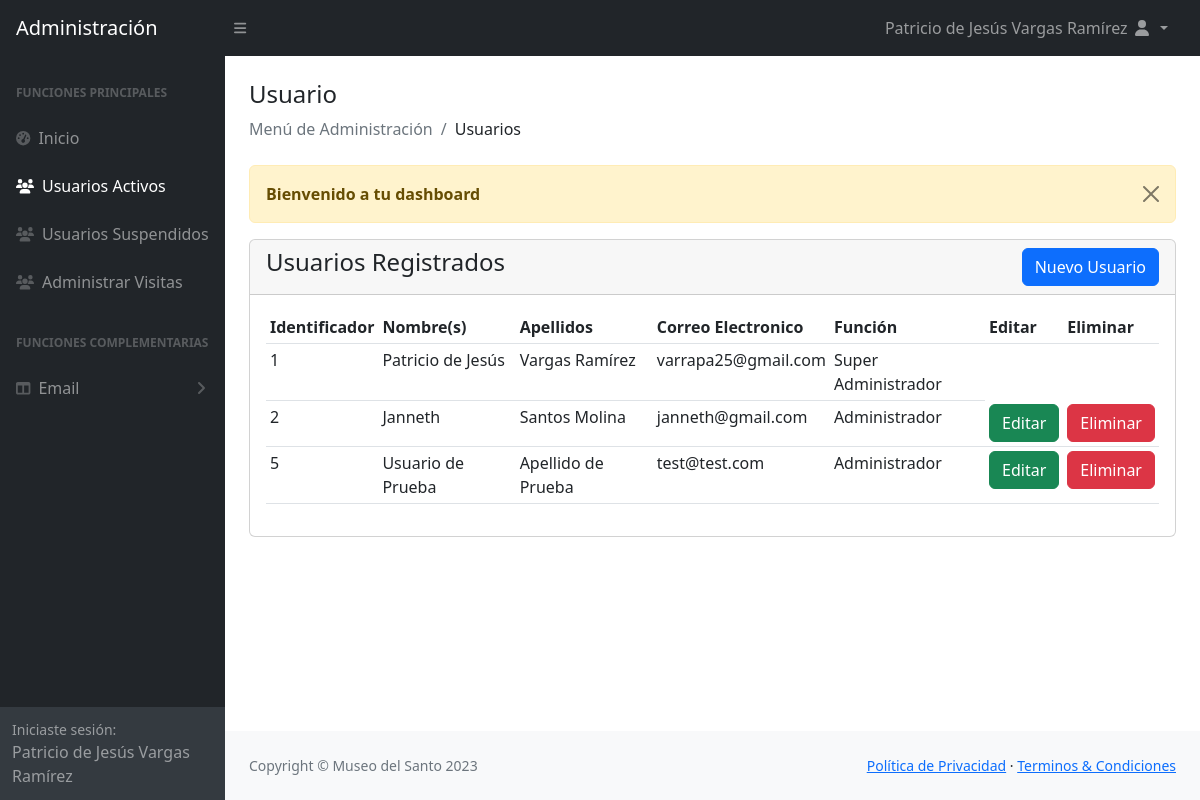
Screenshot of /admin/view-register.php (signed in) with the database file from the repository.
### tables this page shows
CREATE TABLE `users` (
  `id` int(11) NOT NULL,
  `fname` varchar(191) NOT NULL,
  `lname` varchar(191) DEFAULT NULL,
  `email` varchar(191) NOT NULL,
  `password` varchar(191) NOT NULL,
  `role` tinyint(4) NOT NULL DEFAULT 0,
  `status` tinyint(1) NOT NULL DEFAULT 0 COMMENT '0=usable,1=suspend,2=deleted',
  `created` timestamp NOT NULL DEFAULT current_timestamp()
);

### admin/view-register.php (the view, shortened to what this page needs)
<?php
    include('authentication.php');
    include('includes/header.php');
    $user_id_to_exclude = $_SESSION['auth_user']['user_id'];
?>
<div class="container-fluid px-4">
    <h4 class="mt-4">Usuario</h4>
    <ol class="breadcrumb mb-4">
        <li class="breadcrumb-item active">Menú de Administración</li>
        <li class="breadcrumb-item">Usuarios</li>
    </ol>
    <div class="row">
        <div class="col-md-12">
            <?php include('message.php'); ?>
            <div class="card">
                <div class="card-header">
                    <h4> Usuarios Registrados
                        <a href="register-add.php" class="btn btn-primary float-end">Nuevo Usuario</a>
                    </h4>
                </div>
                <div class="card-body">
                    <div class="table-responsive">
                        <table class="table table-sm">
                            <thead>
                                <th>Identificador</th>
                                <th>Nombre(s)</th>
                                <th>Apellidos</th>
                                <th>Correo Electronico</th>
                                <th>Función</th>
                                <th>Editar</th>
                                <th>Eliminar</th>
                            </thead>
                            <tbody>
                                <?php
                                    $query = "SELECT * FROM users WHERE status != '1'";
                                    $query_run = mysqli_query($conn, $query);
                                    if (mysqli_num_rows($query_run) > 0) {
                                        foreach($query_run as $row){
                                            ?>
                                                <tr>
                                                    <td><?= $row['id']; ?></td>
                                                    <td><?= $row['fname']; ?></td>
                                                    <td><?= $row['lname']; ?></td>
                                                    <td><?= $row['email']; ?></td>
                                                    <td>
                                                        <?php
                                                            if($row['role'] == "1"){
                                                                echo 'Administrador';
                                                            } elseif($row['role'] == "0"){
                                                                echo 'Usuario';
                                                            } else{
                                                                echo 'Super Administrador';
                                                            }
                                                        ?>
                                                    </td>
                                                    <?php if($row['id'] != $user_id_to_exclude): ?>
                                                    <td><a href="register-edit.php?id=<?= $row['id']; ?>" class="btn btn-success">Editar</a></td>
                                                    <td>
                                                        <form action="codesuperadmin.php" method="POST">
                                                            <button type="submit" name="user_delete" value="<?=$row['id'];?>" onclick='return confirmacion()' class="btn btn-danger">Eliminar</button>
                                                        </form>
                                                    </td>
                                                    <?php endif; ?>
                                                </tr>
                                            <?php
                                        }
                                    } else {
                                        ?>
                                            <tr>
                                                <td colspan="6">Información no encontrada</td>
                                            </tr>
                                        <?php
                                    }
                                ?>
                            </tbody>
                        </table>
                    </div>
                </div>
            </div>
        </div>
    </div>
</div>
<?php
    include('includes/footer.php');
    include('includes/scripts.php');
?>

### admin/includes/header.php (shortened to what this page needs)
<!DOCTYPE html>
<html lang="en">
    <head>
        <link href="https://cdn.jsdelivr.net/npm/simple-datatables@7.1.2/dist/style.min.css" rel="stylesheet" />
        <link href="css/styles.css" rel="stylesheet" />
        <link href="https://cdn.jsdelivr.net/npm/summernote@0.8.18/dist/summernote.min.css" rel="stylesheet">
        <link href="https://cdn.jsdelivr.net/npm/summernote@0.8.18/dist/summernote-lite.min.css" rel="stylesheet">
    </head>
    <body class="sb-nav-fixed">
    <?php
    include('includes/navbar-top.php');
    ?>
    <div id="layoutSidenav">
    <?php
        include('includes/sidebar.php');
    ?>
    <div id="layoutSidenav_content">
    <main>

### admin/includes/navbar-top.php (shortened to what this page needs)
<nav class="sb-topnav navbar navbar-expand navbar-dark bg-dark">
            <a class="navbar-brand ps-3" href="index.php">Administración</a>
            <button class="btn btn-link btn-sm order-1 order-lg-0 me-4 me-lg-0" id="sidebarToggle" href="#!"><i class="fas fa-bars"></i></button>
            <ul class="navbar-nav ms-auto ms-md-0 me-3 me-lg-4">
                <li class="nav-item dropdown">
                    <a class="nav-link dropdown-toggle" id="navbarDropdown" href="#" role="button" data-bs-toggle="dropdown" aria-expanded="false">
                    <?= $_SESSION['auth_user']['user_name']; ?>
                    <i class="fas fa-user fa-fw"></i>
                    </a>
                </li>
            </ul>
        </nav>

### admin/includes/sidebar.php (shortened to what this page needs)
<div id="layoutSidenav_nav">
    <?php $page = substr($_SERVER['SCRIPT_NAME'], strrpos($_SERVER['SCRIPT_NAME'],"/")+1); ?>
    <nav class="sb-sidenav accordion sb-sidenav-dark" id="sidenavAccordion">
        <div class="sb-sidenav-menu">
            <div class="nav">
                <div class="sb-sidenav-menu-heading">Funciones Principales</div>
                <a class="nav-link <?= $page == 'index.php' ? 'active':''?>" href="index.php">
                    <div class="sb-nav-link-icon"><i class="fas fa-tachometer-alt"></i></div>
                    Inicio
                </a>
                <?php if($_SESSION['auth_role'] == '2'): ?>
                <a class="nav-link  <?= $page == 'view-register.php' ? 'active':''?> " href="view-register.php">
                    <div class="sb-nav-link-icon"><i class="fas fa-users"></i></div>
                    Usuarios Activos
                </a>
                <?php endif; ?>
                <?php if($_SESSION['auth_role'] == '2'): ?>
                <a class="nav-link  <?= $page == 'view-block.php' ? 'active':''?> " href="view-block.php">
                    <div class="sb-nav-link-icon"><i class="fas fa-users"></i></div>
                    Usuarios Suspendidos
                </a>
                <?php endif; ?>
                <?php if($_SESSION['auth_role'] == '2'): ?>
                <a class="nav-link  <?= $page == 'view-visitas.php' ? 'active':''?> " href="view-visitas.php">
                    <div class="sb-nav-link-icon"><i class="fas fa-users"></i></div>
                    Administrar Visitas
                </a>
                <?php endif; ?>
                <div class="sb-sidenav-menu-heading">Funciones Complementarias</div>
                <?php if($_SESSION['auth_role'] == '2'): ?>
                <a class="nav-link collapsed  <?= $page == 'view-email.php' ? 'active':''?> " href="#" data-bs-toggle="collapse" data-bs-target="#collapseEmail" aria-expanded="false" aria-controls="collapseLayouts">
                    <div class="sb-nav-link-icon"><i class="fas fa-columns"></i></div>
                        Email
                    <div class="sb-sidenav-collapse-arrow"><i class="fas fa-angle-down"></i></div>
                </a>
                <?php endif; ?>
            </div>
        </div>
        <div class="sb-sidenav-footer">
            <div class="small">Iniciaste sesión:</div>
            <?= $_SESSION['auth_user']['user_name']; ?>
        </div>
    </nav>
</div>

### admin/message.php (shortened to what this page needs)
<?php
    if (isset($_SESSION['message'])) {
        ?>
            <div class="alert alert-warning alert-dismissible fade show" role="alert">
            <strong><?= $_SESSION['message']; ?></strong>
            <button type="button" class="btn-close" data-bs-dismiss="alert" aria-label="Close"></button>
            </div>
        <?php
    }
?>

### admin/includes/footer.php
</main>
        <footer class="py-4 bg-light mt-auto">
            <div class="container-fluid px-4">
                <div class="d-flex align-items-center justify-content-between small">
                    <div class="text-muted">Copyright &copy; Museo del Santo 2023</div>
                    <div>
                        <a href="#">Política de Privacidad</a>
                        &middot;
                        <a href="#">Terminos &amp; Condiciones</a>
                    </div>
                </div>
            </div>
        </footer>
    </div>
</div>

### admin/includes/scripts.php (shortened to what this page needs)
</body>
</html>

### rows the page displays
users: id "1", fname "Patricio de Jesús", lname "Vargas Ramírez", email "varrapa25@gmail.com", role "Super Administrador"
users: id "2", fname "Janneth", lname "Santos Molina", email "janneth@gmail.com", role "Administrador"
users: id "5", fname "Usuario de Prueba", lname "Apellido de Prueba", email "test@test.com", role "Administrador"

### other values shown
$_SESSION['auth_user']['user_name'] "Patricio de Jesús Vargas Ramírez"
$_SESSION['message'] "Bienvenido a tu dashboard"
